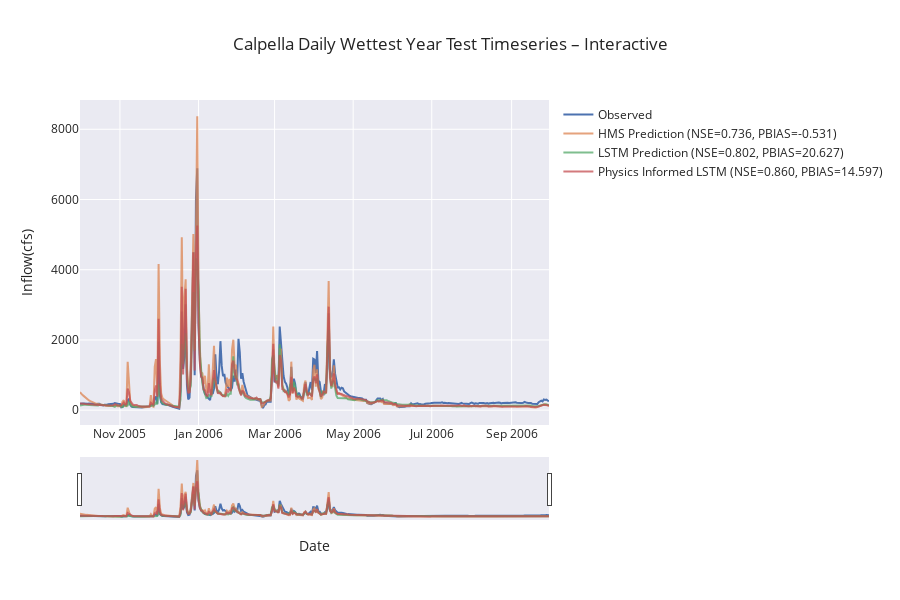

Notebook source saved alongside this figure:
### Code cell
if not skip_best_model_test:
    plot_timeseries_comparison(source=(no_physics_test_csv, physics_test_csv, path_to_physics_data), title="Calpella Daily Wettest Year Test Timeseries – Interactive", backend="plotly", metrics=metric_list, start_date=wettest_start_test, end_date=wettest_end_test, metrics_out="calpella_daily_test_wet_metrics.csv", ts_out="calpella_daily_test_wet_combined_ts.csv", legend_font=12, axis_font=22)
else:
    plot_timeseries_comparison(source=combined_df, title="Calpella Daily Wettest Year Test Timeseries – Interactive", backend="plotly", metrics=metric_list, start_date=wettest_start_test, end_date=wettest_end_test, metrics_out="calpella_daily_test_wet_metrics.csv", ts_out="calpella_daily_test_wet_combined_ts.csv", legend_font=12, axis_font=22)

### Figure 1 — Plotly figure (JSON) as saved in the notebook; plotly's stock layout.template omitted (floating-point values rounded to 4 significant figures; data arrays with more than 128 entries replaced by an {"elided": "..."} marker saying what was removed)
{"data": [{"line": {"width": 2}, "mode": "lines", "name": "Observed", "type": "scatter", "x": {"elided": "365 str values"}, "y": {"elided": "365 float values"}}, {"line": {"width": 2}, "mode": "lines", "name": "HMS Prediction (NSE=0.736, PBIAS=-0.531)", "opacity": 0.75, "type": "scatter", "x": {"elided": "365 str values"}, "y": {"elided": "365 float values"}}, {"line": {"width": 2}, "mode": "lines", "name": "LSTM Prediction (NSE=0.802, PBIAS=20.627)", "opacity": 0.75, "type": "scatter", "x": {"elided": "365 str values"}, "y": {"elided": "365 float values"}}, {"line": {"width": 2}, "mode": "lines", "name": "Physics Informed LSTM (NSE=0.860, PBIAS=14.597)", "opacity": 0.75, "type": "scatter", "x": {"elided": "365 str values"}, "y": {"elided": "365 float values"}}], "layout": {"height": 600, "hovermode": "x unified", "legend": {"bgcolor": "rgba(0,0,0,0)", "font": {"size": 12}, "x": 1.02, "xanchor": "left", "y": 1, "yanchor": "top"}, "margin": {"r": 300}, "title": {"text": "Calpella Daily Wettest Year Test Timeseries – Interactive"}, "xaxis": {"rangeslider": {"visible": true}, "title": {"text": "Date"}, "type": "date"}, "yaxis": {"title": {"text": "Inflow(cfs)"}}}}
